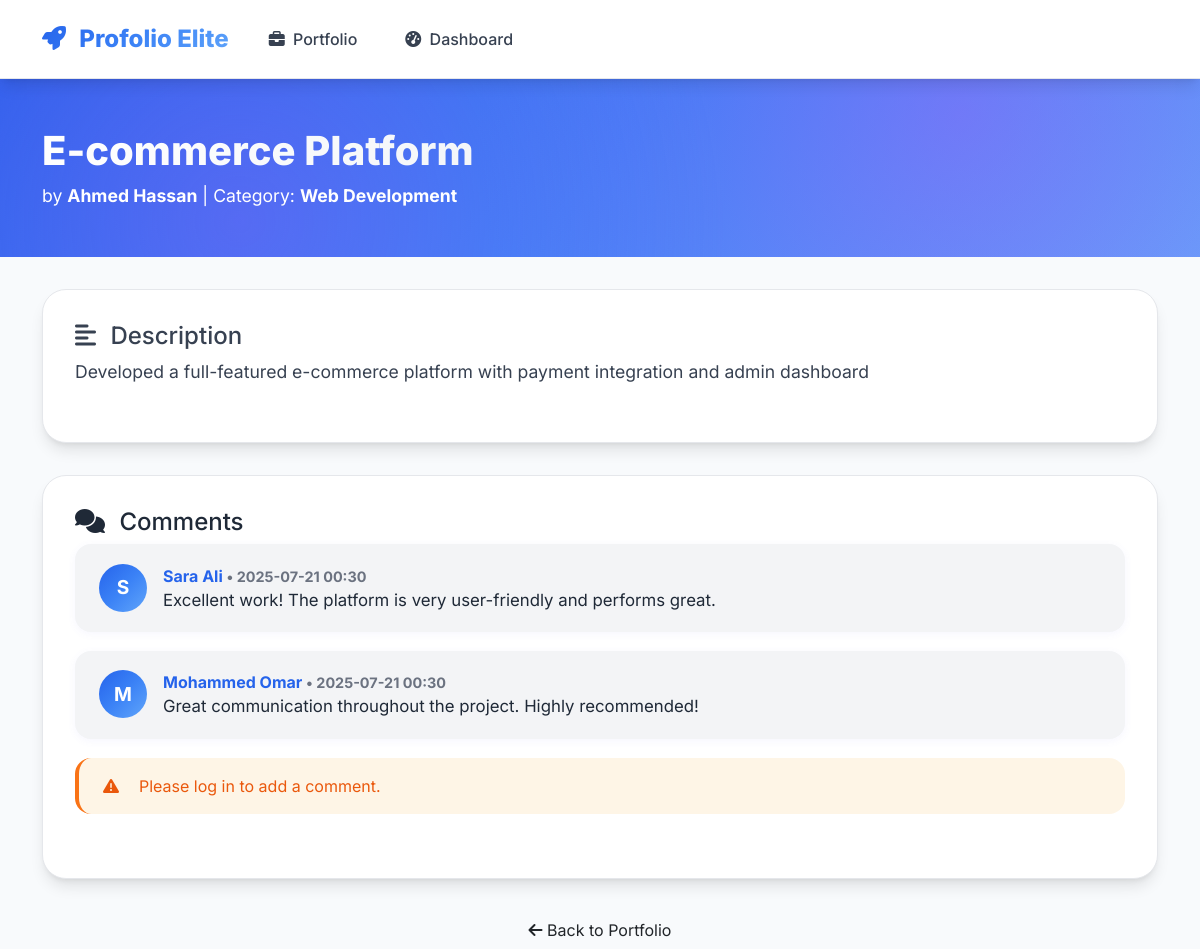
/project.php?id=1, run on an earlier commit of the app's database.
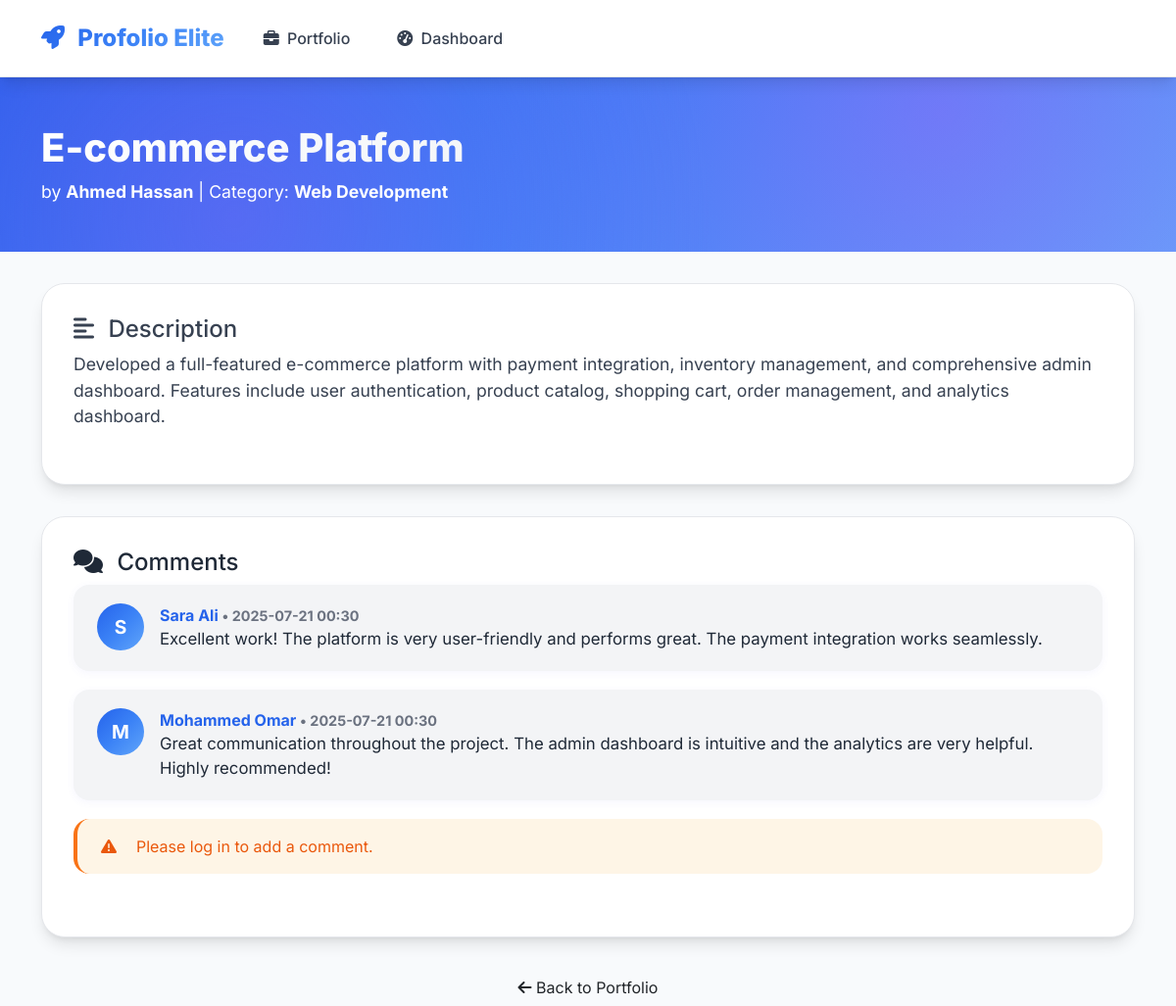
And on a later commit of the database.
### tables this page shows
CREATE TABLE projects (
    id INT AUTO_INCREMENT PRIMARY KEY,
    user_id INT NOT NULL,
    category_id INT,
    title VARCHAR(200) NOT NULL,
    description TEXT NOT NULL,
    client VARCHAR(100),
    start_date DATE,
    end_date DATE,
    status ENUM('completed', 'ongoing', 'planned') DEFAULT 'completed',
    technologies TEXT,
    budget DECIMAL(10,2),
    project_link VARCHAR(500) DEFAULT NULL,  
    github_link VARCHAR(500) DEFAULT NULL,  
    image_path VARCHAR(500) DEFAULT NULL,  
    views INT DEFAULT 0,  
    created_at TIMESTAMP DEFAULT CURRENT_TIMESTAMP,
    updated_at TIMESTAMP DEFAULT CURRENT_TIMESTAMP ON UPDATE CURRENT_TIMESTAMP,
    FOREIGN KEY (user_id) REFERENCES users(id) ON DELETE CASCADE,
    FOREIGN KEY (category_id) REFERENCES categories(id) ON DELETE SET NULL
);

CREATE TABLE comments (
    id INT AUTO_INCREMENT PRIMARY KEY,
    project_id INT NOT NULL,
    user_id INT NOT NULL,
    comment TEXT NOT NULL,
    rating INT CHECK (rating >= 1 AND rating <= 5),
    created_at TIMESTAMP DEFAULT CURRENT_TIMESTAMP,
    FOREIGN KEY (project_id) REFERENCES projects(id) ON DELETE CASCADE,
    FOREIGN KEY (user_id) REFERENCES users(id) ON DELETE CASCADE
);

CREATE TABLE users (
    id INT AUTO_INCREMENT PRIMARY KEY,
    username VARCHAR(50) UNIQUE NOT NULL,
    email VARCHAR(100) UNIQUE NOT NULL,
    password VARCHAR(255) NOT NULL,
    full_name VARCHAR(100) NOT NULL,
    bio TEXT,
    profile_image VARCHAR(255),
    role ENUM('user', 'admin') DEFAULT 'user',
    language ENUM('en', 'ar') DEFAULT 'en',
    template VARCHAR(50) DEFAULT 'default',  
    portfolio_views INT DEFAULT 0,  
    location VARCHAR(255) DEFAULT NULL,
    website VARCHAR(255) DEFAULT NULL,
    github VARCHAR(255) DEFAULT NULL,
    linkedin VARCHAR(255) DEFAULT NULL,
    twitter VARCHAR(255) DEFAULT NULL,
    instagram VARCHAR(255) DEFAULT NULL,
    created_at TIMESTAMP DEFAULT CURRENT_TIMESTAMP,
    updated_at TIMESTAMP DEFAULT CURRENT_TIMESTAMP ON UPDATE CURRENT_TIMESTAMP
);

CREATE TABLE categories (
    id INT AUTO_INCREMENT PRIMARY KEY,
    name_en VARCHAR(100) NOT NULL,
    name_ar VARCHAR(100) NOT NULL,
    description TEXT,
    icon VARCHAR(100),
    created_at TIMESTAMP DEFAULT CURRENT_TIMESTAMP
);

### project.php (the view, shortened to what the changed rows need)
<?php
require_once 'config/database.php';
$lang = isset($_SESSION['language']) ? $_SESSION['language'] : 'en';
$project_id = isset($_GET['id']) ? (int)$_GET['id'] : 0;
$project_query = "SELECT p.*, u.full_name, u.username, c.name_en, c.name_ar
                  FROM projects p
                  JOIN users u ON p.user_id = u.id
                  LEFT JOIN categories c ON p.category_id = c.id
                  WHERE p.id = $project_id";
$project_result = mysqli_query($conn, $project_query);
$project = mysqli_fetch_assoc($project_result);
$conn->query("UPDATE projects SET views = views + 1 WHERE id = $project_id");
$comments_query = "SELECT c.*, u.full_name, u.username
                   FROM comments c
                   JOIN users u ON c.user_id = u.id
                   WHERE c.project_id = $project_id
                   AND c.user_id != {$project['user_id']}
                   ORDER BY c.created_at DESC";
$comments_result = mysqli_query($conn, $comments_query);
$content = [
    'en' => [
        'title' => 'Project Details',
        'by' => 'by',
        'category' => 'Category',
        'description' => 'Description',
        'files' => 'Files',
        'comments' => 'Comments',
        'add_comment' => 'Add Comment',
        'your_comment' => 'Your Comment',
        'submit' => 'Submit',
        'no_comments' => 'No comments yet.',
        'comment_added' => 'Comment added successfully!',
        'comment_error' => 'Failed to add comment. Please try again.',
        'back_to_portfolio' => 'Back to Portfolio',
    ],
    'ar' => [
        'title' => 'تفاصيل المشروع',
        'by' => 'بواسطة',
        'category' => 'الفئة',
        'description' => 'الوصف',
        'files' => 'الملفات',
        'comments' => 'التعليقات',
        'add_comment' => 'إضافة تعليق',
        'your_comment' => 'تعليقك',
        'submit' => 'إرسال',
        'no_comments' => 'لا توجد تعليقات بعد.',
        'comment_added' => 'تم إضافة التعليق بنجاح!',
        'comment_error' => 'فشل في إضافة التعليق. حاول مرة أخرى.',
        'back_to_portfolio' => 'العودة للمحفظة',
    ]
];
$current_content = $content[$lang];
?>
<!DOCTYPE html>
<html lang="<?php echo $lang; ?>" dir="<?php echo $lang === 'ar' ? 'rtl' : 'ltr'; ?>">
<head>
    <link href="https://cdn.jsdelivr.net/npm/bootstrap@5.3.0/dist/css/bootstrap.min.css" rel="stylesheet">
    <link href="https://cdnjs.cloudflare.com/ajax/libs/font-awesome/6.4.0/css/all.min.css" rel="stylesheet">
    <link href="https://unpkg.com/aos@2.3.1/dist/aos.css" rel="stylesheet">
</head>
<body class="<?php echo $lang === 'ar' ? 'rtl' : ''; ?>">
<section class="project-header">
    <div class="container">
        <div class="project-header-content">
            <h1 class="project-title" data-aos="fade-up">
                <?php echo htmlspecialchars($project['title']); ?>
            </h1>
            <div class="project-meta" data-aos="fade-up" data-aos-delay="100">
                <?php echo $current_content['by']; ?> <strong><?php echo htmlspecialchars($project['full_name']); ?></strong> | <?php echo $current_content['category']; ?>: <strong><?php echo $lang === 'en' ? $project['name_en'] : $project['name_ar']; ?></strong>
            </div>
        </div>
    </div>
</section>
<div class="container">
    <div class="project-section" data-aos="fade-up" data-aos-delay="200">
        <div class="project-description">
            <h4><i class="fas fa-align-left me-2"></i> <?php echo $current_content['description']; ?></h4>
            <p><?php echo nl2br(htmlspecialchars($project['description'])); ?></p>
        </div>
    </div>
    <div class="project-section comments-section" data-aos="fade-up" data-aos-delay="300">
        <?php if (mysqli_num_rows($comments_result) === 0): ?>
            <div class="text-muted mb-3"><?php echo $current_content['no_comments']; ?></div>
        <?php else: ?>
            <?php while ($comment = mysqli_fetch_assoc($comments_result)): ?>
            <div class="comment-card">
                <div class="comment-avatar">
                    <?php echo strtoupper(mb_substr($comment['full_name'], 0, 1)); ?>
                </div>
                <div class="comment-body">
                    <div class="comment-author"><?php echo htmlspecialchars($comment['full_name']); ?> <span class="comment-date">&bull; <?php echo date('Y-m-d H:i', strtotime($comment['created_at'])); ?></span></div>
                    <div class="comment-text"><?php echo nl2br(htmlspecialchars($comment['comment'])); ?></div>
                </div>
            </div>
            <?php endwhile; ?>
        <?php endif; ?>
    </div>
</div>
</body>
</html>

What changed in the data, as far as the page shows it:
changed projects "E-commerce Platform": description "Developed a full-featured e-commerce platform with payment integration and admin dashboard" → "…e-commerce platform with payment integration, inventory management, and comprehensive admin dashboard. Features include user authentication, product catalog, shopping cart, order management, and analytics dashboard."
changed comments "Sara Ali": comment "Excellent work! The platform is very user-friendly and performs great." → "Excellent work! The platform is very user-friendly and performs great. The payment integration works seamlessly."
changed comments "Mohammed Omar": comment "Great communication throughout the project. Highly recommended!" → "Great communication throughout the project. The admin dashboard is intuitive and the analytics are very helpful. Highly recommended!"
